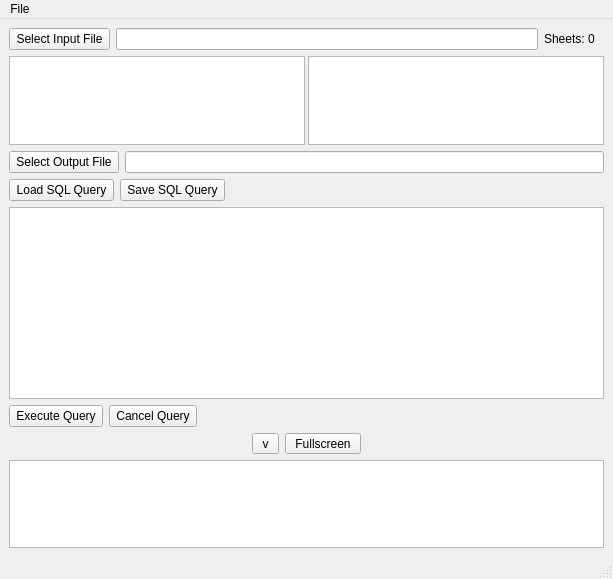
<?xml version="1.0" encoding="UTF-8"?>
<ui version="4.0">
 <class>MainWindow</class>
 <widget class="QMainWindow" name="MainWindow">
  <property name="geometry">
   <rect>
    <x>0</x>
    <y>0</y>
    <width>613</width>
    <height>579</height>
   </rect>
  </property>
  <property name="sizePolicy">
   <sizepolicy hsizetype="Expanding" vsizetype="Expanding">
    <horstretch>100</horstretch>
    <verstretch>100</verstretch>
   </sizepolicy>
  </property>
  <property name="sizeIncrement">
   <size>
    <width>1</width>
    <height>1</height>
   </size>
  </property>
  <property name="cursor">
   <cursorShape>ArrowCursor</cursorShape>
  </property>
  <property name="focusPolicy">
   <enum>Qt::FocusPolicy::NoFocus</enum>
  </property>
  <property name="windowTitle">
   <string>Excel SQL Query Tool</string>
  </property>
  <widget class="QWidget" name="centralwidget">
   <property name="sizePolicy">
    <sizepolicy hsizetype="Expanding" vsizetype="Expanding">
     <horstretch>1</horstretch>
     <verstretch>1</verstretch>
    </sizepolicy>
   </property>
   <property name="sizeIncrement">
    <size>
     <width>1</width>
     <height>1</height>
    </size>
   </property>
   <layout class="QVBoxLayout" name="verticalLayout" stretch="0,1,0,0,0,0,0,0">
    <item>
     <layout class="QHBoxLayout" name="horizontalLayout">
      <property name="sizeConstraint">
       <enum>QLayout::SizeConstraint::SetNoConstraint</enum>
      </property>
      <item>
       <widget class="QPushButton" name="inputButton">
        <property name="sizePolicy">
         <sizepolicy hsizetype="Fixed" vsizetype="Fixed">
          <horstretch>0</horstretch>
          <verstretch>0</verstretch>
         </sizepolicy>
        </property>
        <property name="text">
         <string> Select Input File </string>
        </property>
       </widget>
      </item>
      <item>
       <widget class="QLineEdit" name="inputInput"/>
      </item>
      <item>
       <widget class="QLabel" name="sheetNumLabel">
        <property name="sizePolicy">
         <sizepolicy hsizetype="Preferred" vsizetype="Fixed">
          <horstretch>0</horstretch>
          <verstretch>0</verstretch>
         </sizepolicy>
        </property>
        <property name="minimumSize">
         <size>
          <width>60</width>
          <height>0</height>
         </size>
        </property>
        <property name="text">
         <string>Sheets: 0</string>
        </property>
       </widget>
      </item>
     </layout>
    </item>
    <item>
     <layout class="QHBoxLayout" name="horizontalLayout_3">
      <property name="spacing">
       <number>3</number>
      </property>
      <property name="sizeConstraint">
       <enum>QLayout::SizeConstraint::SetNoConstraint</enum>
      </property>
      <item>
       <widget class="QListWidget" name="sheetList">
        <property name="sizePolicy">
         <sizepolicy hsizetype="Expanding" vsizetype="Expanding">
          <horstretch>0</horstretch>
          <verstretch>0</verstretch>
         </sizepolicy>
        </property>
       </widget>
      </item>
      <item>
       <widget class="QListWidget" name="columnList">
        <property name="sizePolicy">
         <sizepolicy hsizetype="Expanding" vsizetype="Expanding">
          <horstretch>0</horstretch>
          <verstretch>0</verstretch>
         </sizepolicy>
        </property>
       </widget>
      </item>
     </layout>
    </item>
    <item>
     <layout class="QHBoxLayout" name="horizontalLayout_2">
      <property name="sizeConstraint">
       <enum>QLayout::SizeConstraint::SetNoConstraint</enum>
      </property>
      <item>
       <widget class="QPushButton" name="outputButton">
        <property name="sizePolicy">
         <sizepolicy hsizetype="Fixed" vsizetype="Fixed">
          <horstretch>0</horstretch>
          <verstretch>0</verstretch>
         </sizepolicy>
        </property>
        <property name="text">
         <string> Select Output File </string>
        </property>
       </widget>
      </item>
      <item>
       <widget class="QLineEdit" name="outputIInput"/>
      </item>
     </layout>
    </item>
    <item>
     <layout class="QHBoxLayout" name="horizontalLayout_5">
      <property name="sizeConstraint">
       <enum>QLayout::SizeConstraint::SetNoConstraint</enum>
      </property>
      <item>
       <widget class="QPushButton" name="loadQueryButton">
        <property name="sizePolicy">
         <sizepolicy hsizetype="Fixed" vsizetype="Fixed">
          <horstretch>0</horstretch>
          <verstretch>0</verstretch>
         </sizepolicy>
        </property>
        <property name="text">
         <string> Load SQL Query </string>
        </property>
       </widget>
      </item>
      <item>
       <widget class="QPushButton" name="saveQueryButton">
        <property name="sizePolicy">
         <sizepolicy hsizetype="Fixed" vsizetype="Fixed">
          <horstretch>0</horstretch>
          <verstretch>0</verstretch>
         </sizepolicy>
        </property>
        <property name="text">
         <string> Save SQL Query </string>
        </property>
       </widget>
      </item>
      <item>
       <spacer name="horizontalSpacer_2">
        <property name="orientation">
         <enum>Qt::Orientation::Horizontal</enum>
        </property>
        <property name="sizeType">
         <enum>QSizePolicy::Policy::Expanding</enum>
        </property>
        <property name="sizeHint" stdset="0">
         <size>
          <width>20</width>
          <height>20</height>
         </size>
        </property>
       </spacer>
      </item>
     </layout>
    </item>
    <item>
     <layout class="QHBoxLayout" name="horizontalLayout_7">
      <property name="spacing">
       <number>0</number>
      </property>
      <property name="sizeConstraint">
       <enum>QLayout::SizeConstraint::SetNoConstraint</enum>
      </property>
      <item>
       <widget class="QPlainTextEdit" name="queryInput"/>
      </item>
     </layout>
    </item>
    <item>
     <layout class="QHBoxLayout" name="horizontalLayout_6">
      <property name="sizeConstraint">
       <enum>QLayout::SizeConstraint::SetNoConstraint</enum>
      </property>
      <item>
       <widget class="QPushButton" name="executeButton">
        <property name="sizePolicy">
         <sizepolicy hsizetype="Fixed" vsizetype="Fixed">
          <horstretch>0</horstretch>
          <verstretch>0</verstretch>
         </sizepolicy>
        </property>
        <property name="text">
         <string> Execute Query </string>
        </property>
       </widget>
      </item>
      <item>
       <widget class="QPushButton" name="cancelButton">
        <property name="sizePolicy">
         <sizepolicy hsizetype="Fixed" vsizetype="Fixed">
          <horstretch>0</horstretch>
          <verstretch>0</verstretch>
         </sizepolicy>
        </property>
        <property name="text">
         <string> Cancel Query </string>
        </property>
       </widget>
      </item>
      <item>
       <spacer name="horizontalSpacer_3">
        <property name="orientation">
         <enum>Qt::Orientation::Horizontal</enum>
        </property>
        <property name="sizeType">
         <enum>QSizePolicy::Policy::Expanding</enum>
        </property>
        <property name="sizeHint" stdset="0">
         <size>
          <width>340</width>
          <height>20</height>
         </size>
        </property>
       </spacer>
      </item>
     </layout>
    </item>
    <item>
     <layout class="QHBoxLayout" name="horizontalLayout_4">
      <item>
       <spacer name="horizontalSpacer">
        <property name="orientation">
         <enum>Qt::Orientation::Horizontal</enum>
        </property>
        <property name="sizeHint" stdset="0">
         <size>
          <width>40</width>
          <height>20</height>
         </size>
        </property>
       </spacer>
      </item>
      <item>
       <widget class="QToolButton" name="showTableButton">
        <property name="text">
         <string> v </string>
        </property>
       </widget>
      </item>
      <item>
       <widget class="QToolButton" name="fullscreenTableButton">
        <property name="text">
         <string> Fullscreen </string>
        </property>
       </widget>
      </item>
      <item>
       <spacer name="horizontalSpacer_4">
        <property name="orientation">
         <enum>Qt::Orientation::Horizontal</enum>
        </property>
        <property name="sizeHint" stdset="0">
         <size>
          <width>40</width>
          <height>20</height>
         </size>
        </property>
       </spacer>
      </item>
     </layout>
    </item>
    <item>
     <widget class="QTableView" name="outputTable">
      <property name="enabled">
       <bool>true</bool>
      </property>
      <property name="sizePolicy">
       <sizepolicy hsizetype="Expanding" vsizetype="Expanding">
        <horstretch>1</horstretch>
        <verstretch>1</verstretch>
       </sizepolicy>
      </property>
      <property name="editTriggers">
       <set>QAbstractItemView::EditTrigger::NoEditTriggers</set>
      </property>
      <property name="sortingEnabled">
       <bool>true</bool>
      </property>
     </widget>
    </item>
   </layout>
  </widget>
  <widget class="QMenuBar" name="menubar">
   <property name="geometry">
    <rect>
     <x>0</x>
     <y>0</y>
     <width>613</width>
     <height>21</height>
    </rect>
   </property>
   <property name="nativeMenuBar">
    <bool>true</bool>
   </property>
   <widget class="QMenu" name="menuFile">
    <property name="title">
     <string>File</string>
    </property>
    <addaction name="actionSettings"/>
    <addaction name="actionExit"/>
   </widget>
   <addaction name="menuFile"/>
  </widget>
  <widget class="QStatusBar" name="statusbar"/>
  <action name="actionToggleTheme">
   <property name="icon">
    <iconset theme="QIcon::ThemeIcon::WeatherClear"/>
   </property>
   <property name="text">
    <string>Toggle Dark/Light Mode</string>
   </property>
  </action>
  <action name="actionSettings">
   <property name="text">
    <string>Settings</string>
   </property>
  </action>
  <action name="actionExit">
   <property name="text">
    <string>Exit</string>
   </property>
  </action>
 </widget>
 <resources/>
 <connections>
  <connection>
   <sender>actionExit</sender>
   <signal>triggered()</signal>
   <receiver>MainWindow</receiver>
   <slot>close()</slot>
   <hints>
    <hint type="sourcelabel">
     <x>-1</x>
     <y>-1</y>
    </hint>
    <hint type="destinationlabel">
     <x>306</x>
     <y>289</y>
    </hint>
   </hints>
  </connection>
 </connections>
</ui>
